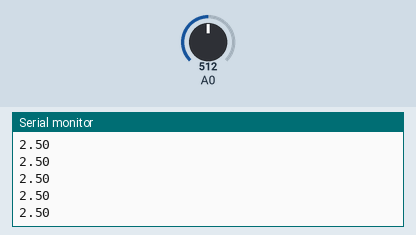
Simulated run of this sketch. Board: Arduino Uno, built with avr-gcc and run on an emulated ATmega328P. Shown: the last lines printed to the serial monitor. Inputs (shaded band) come from the test bench; at power-on: A0 = 512.

Above: at 1.2 s.
1.3 s: A0 set to 716
At 2.3 s:
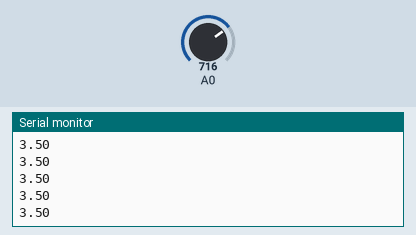
2.8 s: A0 set to 900
At 3.6 s:
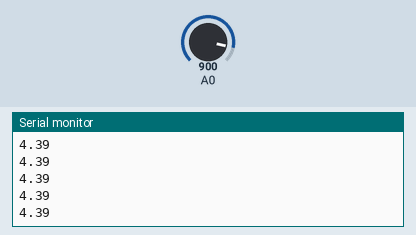
Timing chart, 0 to 5.8 s (numbered marks = the images above; inputs shaded):
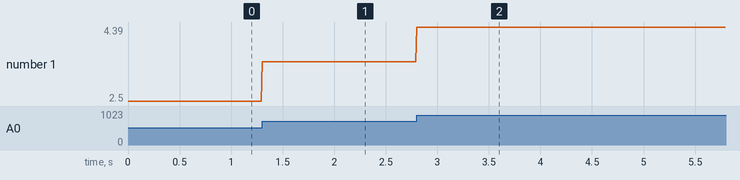

Measured:
- after the input at 1.3 s, the serial monitor: prints a new line at once (image 1)
- after the input at 2.8 s, the serial monitor: prints a new line at once (image 2)
- plotted number 1: 2.5 → 3.5 after the input at 1.3 s, 3.5 → 4.39 after the input at 2.8 s

The sketch:

ECG_Arduino.ino
```cpp
//Facultad de Ciencias
//Elaborado por Mauro Cortés y Raul Rivas
//Este codigo tiene la función de leer la señal proveniente del ADC

float signal_ecg; // Crea Variable tipo float

void setup(){
// Inicializamos comunicacion serial con el microcontrolador
  Serial.begin(9600);

}
void loop() {
// Leemos la señal del ECG y la asignamos a signal_ecg
  signal_ecg = analogRead(A0);
// Mapeamos el valor de signal_ecg de 0-1024 a 0-5
  signal_ecg = (signal_ecg/1024.0)*5; //
//Imprimimos signal_ecg
  Serial.println(signal_ecg);
//Delay de 10 microsegundos
  delay(10);

}
```
